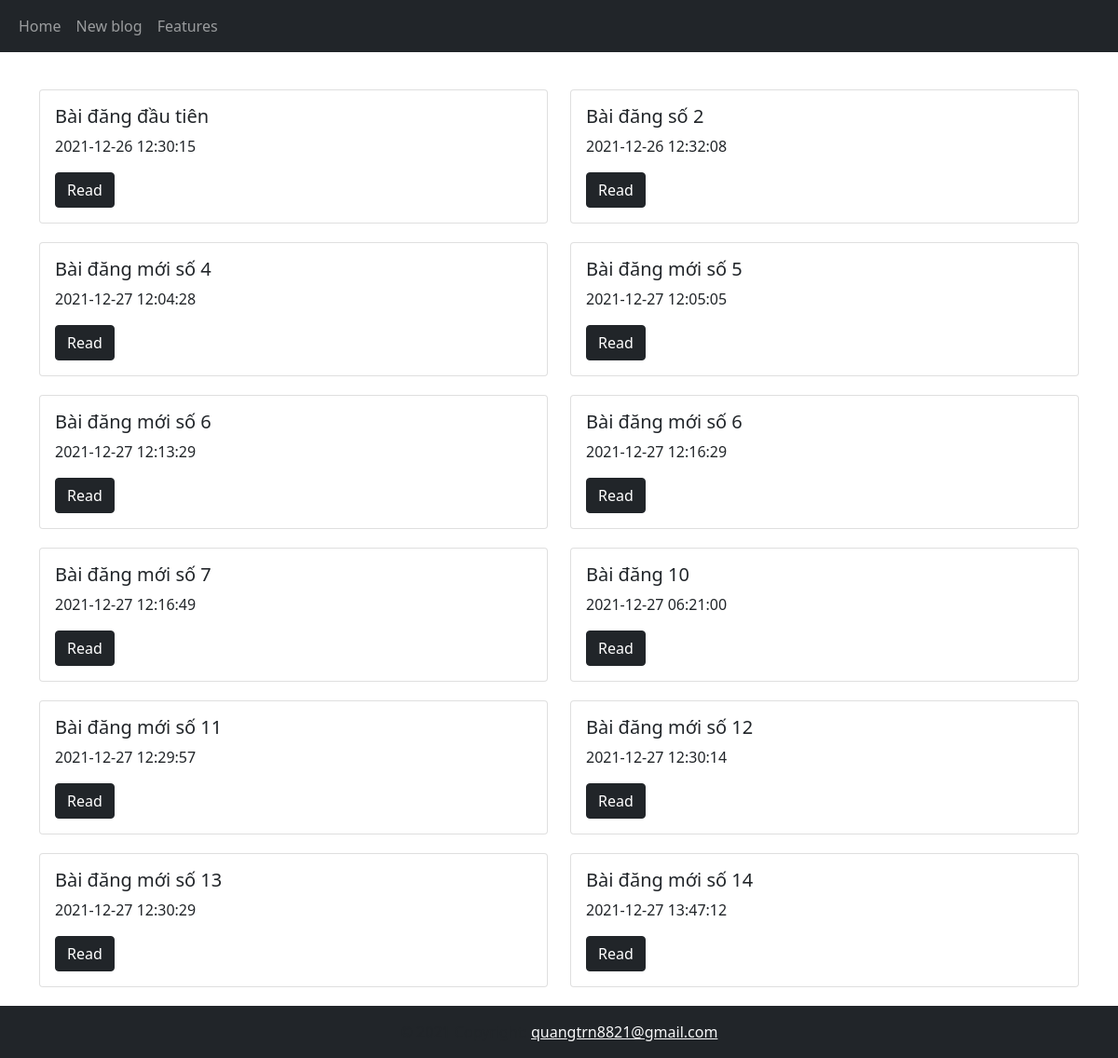
The page / on the database its author committed.
### tables this page shows
CREATE TABLE `bai_dang` (
  `id` int(11) NOT NULL,
  `ten_bai_dang` varchar(255) NOT NULL,
  `noi_dung` text NOT NULL,
  `thoi_gian_tao` datetime NOT NULL,
  `trang_thai` tinyint(1) NOT NULL DEFAULT 1
);

### templates/front-end/layout.php (called while the page is built)
<?php
include_once "head.php";
include_once "header.php";
include_once "content.php";
include_once "footer.php";
?>

### controllers/c_home.php (called while the page is built, shortened)
<?php
class c_home {
    public function index() {
        include_once "./models/m_home.php";
        $m_home = new m_home();
        $blogs = $m_home -> read_blog();
        include "./templates/front-end/layout.php";
    }
}

### index.php (called while the page is built)
<?php
include "controllers/c_home.php";
$c_home =  new c_home();
$c_home -> index();
?>

### models/database.php (called while the page is built, shortened)
<?php
class database
{
    protected $pdo = NULL;
    protected $sql = '';
    public function __construct()
    {
        try {
            $this->pdo = new PDO("mysql:host=" . DB_HOST . "; dbname=" . DB_NAME, DB_USER, DB_PWD);
            $this->pdo->query('set names "utf8"');
        } catch (PDOException $ex) {
            die($ex->getMessage());
        }
    }
    public function setQuery($sql)
    {
        $this->sql = $sql;
    }
    public function execute($options = array())
    {
        $this->sta = $this->pdo->prepare($this->sql);
        $this->sta->execute();
        return $this->sta;
    }
    public function loadAllRows($options = array())
    {
        if (!$options) {
            if (!$result = $this->execute())
                return false;
        } else {
            if (!$result = $this->execute($options))
                return false;
        }
        return $result->fetchAll(PDO::FETCH_OBJ);
    }
}
?>

### models/m_home.php (called while the page is built, shortened)
<?php
require_once "database.php";
class m_home extends database {
    public function read_blog()
    {
        $sql = "SELECT * FROM bai_dang";
        return $this -> loadAllRows();
    }
}
?>

### views/home/v_home.php (the view)
<main>
    <div class="container" style="margin-top: 20px;">
        <div class="row">
            <?php foreach ($blogs as $key => $value) {?>
            <div class="col-sm-6">
                <div class="card" style="margin-top: 20px;">
                    <div class="card-body">
                        <h5 class="card-title"><?php echo $value -> ten_bai_dang?></h5>
                        <p class="card-text"><?php echo $value -> thoi_gian_tao?></p>
                        <a href="#" class="btn btn-dark">Read</a>
                    </div>
                </div>
            </div>
            <?php  }?>
        </div>
    </div>
</main>

### templates/front-end/head.php (shortened to what this page needs)
<!DOCTYPE html>
<html lang="en">
<head>
    <link href="https://cdn.jsdelivr.net/npm/bootstrap@5.1.3/dist/css/bootstrap.min.css" rel="stylesheet">
</head>

### templates/front-end/header.php
<body>
<header>
    <nav class="navbar navbar-expand-lg navbar-dark bg-dark">
        <div class="container-fluid">
            <ul class="navbar-nav me-auto my-2 my-lg-0 navbar-nav-scroll" style="--bs-scroll-height: 100px;">
                <li class="nav-item">
                    <a class="nav-link <?php echo basename($_SERVER['PHP_SELF'] == "/quang_social_blog/index.php" ? "active" : "") ?>" aria-current="page" href="index.php">Home</a>
                </li>
                <li class="nav-item">
                    <a class="nav-link <?php echo basename($_SERVER['PHP_SELF'] == "/quang_social_blog/new_blog.php" ? "active" : "") ?>" href="new_blog.php">New blog</a>
                </li>
                <li class="nav-item">
                    <a class="nav-link" aria-current="page" href="#">Features</a>
                </li>
            </ul>
        </div>
    </nav>
</header>

### templates/front-end/content.php
<?php
if(isset($view)) {
    include $view;
}
?>

### templates/front-end/footer.php
<footer class="bg-light text-center text-lg-start" style="width: 100%; margin-top: 20px">
    <div class="text-center p-3 bg-dark">
        © 2021 Copyright:
        <a class="text-light">quangtrn8821@gmail.com</a>
    </div>
</footer>
</body>
</html>

### rows shown on the page
bai_dang: ten_bai_dang "Bài đăng đầu tiên", thoi_gian_tao "2021-12-26 12:30:15"
bai_dang: ten_bai_dang "Bài đăng số 2", thoi_gian_tao "2021-12-26 12:32:08"
bai_dang: ten_bai_dang "Bài đăng mới số 4", thoi_gian_tao "2021-12-27 12:04:28"
bai_dang: ten_bai_dang "Bài đăng mới số 5", thoi_gian_tao "2021-12-27 12:05:05"
bai_dang: ten_bai_dang "Bài đăng mới số 6", thoi_gian_tao "2021-12-27 12:13:29"
bai_dang: ten_bai_dang "Bài đăng mới số 6", thoi_gian_tao "2021-12-27 12:16:29"
bai_dang: ten_bai_dang "Bài đăng mới số 7", thoi_gian_tao "2021-12-27 12:16:49"
bai_dang: ten_bai_dang "Bài đăng 10", thoi_gian_tao "2021-12-27 06:21:00"
bai_dang: ten_bai_dang "Bài đăng mới số 11", thoi_gian_tao "2021-12-27 12:29:57"
bai_dang: ten_bai_dang "Bài đăng mới số 12", thoi_gian_tao "2021-12-27 12:30:14"
bai_dang: ten_bai_dang "Bài đăng mới số 13", thoi_gian_tao "2021-12-27 12:30:29"
bai_dang: ten_bai_dang "Bài đăng mới số 14", thoi_gian_tao "2021-12-27 13:47:12"
